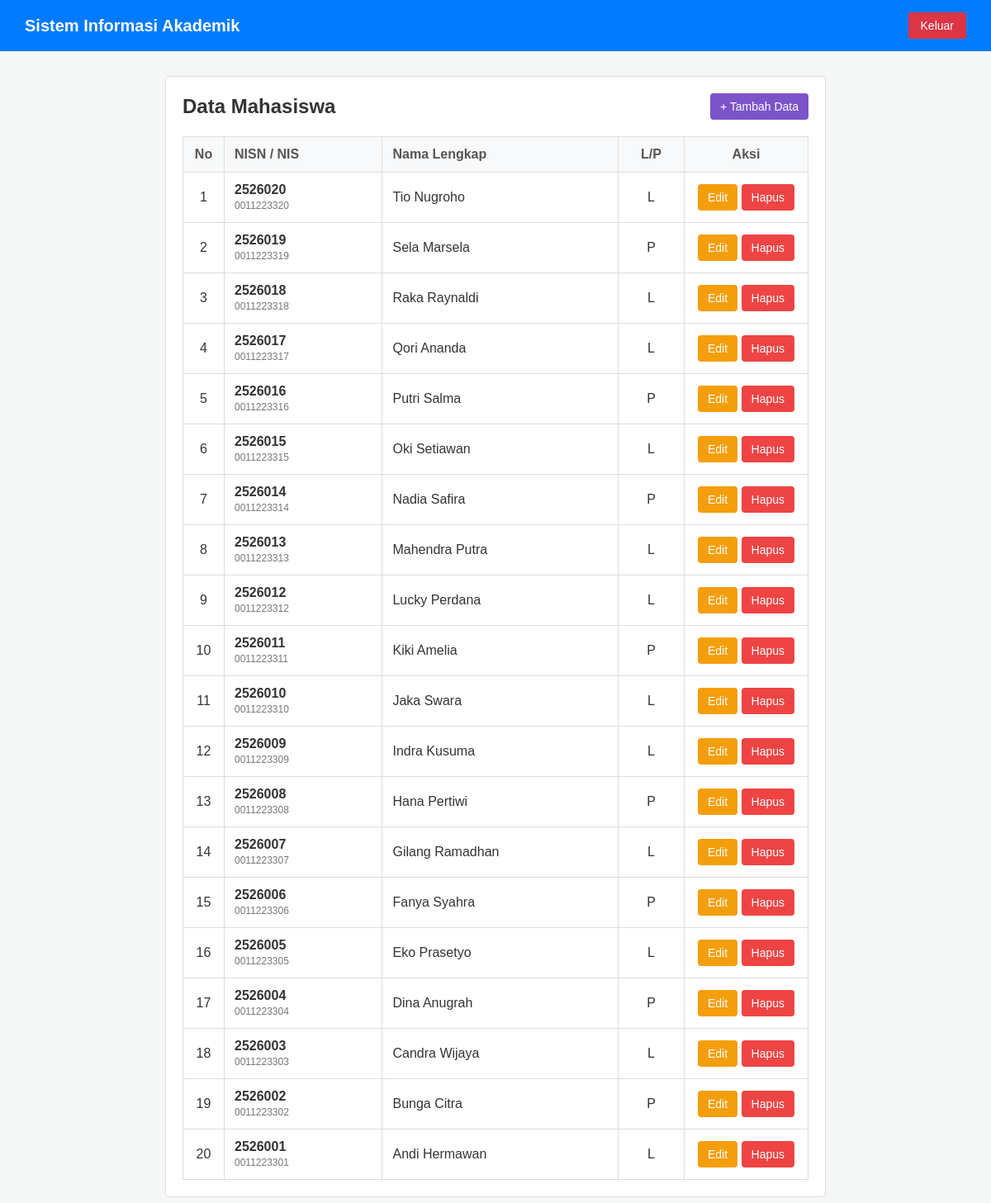
/mahasiswa.php (signed in), run on the app's committed database.
### tables this page shows
CREATE TABLE `m_siswa` (
  `id_siswa` int(11) NOT NULL,
  `id_user` int(11) DEFAULT NULL,
  `nisn` char(10) NOT NULL,
  `nis` varchar(20) DEFAULT NULL,
  `nama_lengkap` varchar(150) NOT NULL,
  `jenis_kelamin` enum('L','P') DEFAULT NULL,
  `tempat_lahir` varchar(50) DEFAULT NULL,
  `tgl_lahir` date DEFAULT NULL,
  `alamat_jalan` text DEFAULT NULL,
  `id_wilayah` char(10) DEFAULT NULL,
  `nama_ayah` varchar(100) DEFAULT NULL,
  `nik_ayah` char(16) DEFAULT NULL,
  `nama_ibu` varchar(100) DEFAULT NULL,
  `nik_ibu` char(16) DEFAULT NULL,
  `no_hp_ortu` varchar(20) DEFAULT NULL,
  `no_ijazah_smp` varchar(50) DEFAULT NULL,
  `penerima_kps_kip` tinyint(1) DEFAULT 0,
  `alat_transportasi` enum('Jalan Kaki','Motor','Mobil','Angkutan Umum','Jemputan') DEFAULT NULL,
  `jarak_ke_sekolah_km` decimal(5,2) DEFAULT NULL,
  `koordinat_rumah` varchar(100) DEFAULT NULL,
  `deleted_at` timestamp NULL DEFAULT NULL
);

### mahasiswa.php (the view, shortened to what this page needs)
<?php
include 'koneksi.php';
$query = "SELECT id_siswa, nis, nisn, nama_lengkap, jenis_kelamin FROM m_siswa ORDER BY id_siswa DESC";
$result = mysqli_query($koneksi, $query);
?>
<!DOCTYPE html>
<html lang="id">
<head>
</head>
<body>
    <div class="navbar">
        <h2>Sistem Informasi Akademik</h2>
        <a href="keluar.php" class="btn-logout">Keluar</a>
    </div>
    <main class="container">
        <div class="header-title">
            <h2>Data Mahasiswa</h2>
            <a href="tambah_mahasiswa.php" class="btn btn-add">+ Tambah Data</a>
        </div>
        <table>
            <thead>
                <tr>
                    <th class="text-center" style="width: 50px;">No</th>
                    <th>NISN / NIS</th>
                    <th>Nama Lengkap</th>
                    <th class="text-center" style="width: 80px;">L/P</th>
                    <th class="text-center" style="width: 150px;">Aksi</th>
                </tr>
            </thead>
            <tbody>
                <?php
                $no = 1;
                if(mysqli_num_rows($result) > 0) {
                    while($row = mysqli_fetch_assoc($result)) {
                ?>
                <tr>
                    <td class="text-center"><?php echo $no++; ?></td>
                    <td>
                        <strong><?php echo htmlspecialchars($row['nis']); ?></strong><br>
                        <span class="text-muted"><?php echo htmlspecialchars($row['nisn']); ?></span>
                    </td>
                    <td><?php echo htmlspecialchars($row['nama_lengkap']); ?></td>
                    <td class="text-center"><?php echo htmlspecialchars($row['jenis_kelamin']); ?></td>
                    <td class="text-center">
                        <a href="edit_mahasiswa.php?id=<?php echo $row['id_siswa']; ?>" class="btn btn-edit">Edit</a>
                        <a href="hapus_mahasiswa.php?id=<?php echo $row['id_siswa']; ?>" onclick="return confirm('Yakin ingin hapus?');" class="btn btn-delete">Hapus</a>
                    </td>
                </tr>
                <?php
                    }
                } else {
                ?>
                <tr>
                    <td colspan="5" class="text-center" style="padding: 20px; color: #888;">Belum ada data mahasiswa.</td>
                </tr>
                <?php } ?>
            </tbody>
        </table>
    </main>
</body>
</html>

### mahasiswa.php (style rules this page uses)
* { box-sizing: border-box; margin: 0; padding: 0; }
body { font-family: Arial, sans-serif; background-color: #f4f7f6; color: #333; }
.navbar { background-color: #007BFF; color: white; padding: 15px 30px; display: flex; justify-content: space-between; align-items: center; }
.navbar h2 { margin: 0; font-size: 20px; }
.btn-logout { background-color: #dc3545; color: white; text-decoration: none; padding: 8px 15px; border-radius: 3px; font-size: 14px; }
.container { max-width: 800px; margin: 30px auto; background: #fff; padding: 20px; border: 1px solid #ddd; border-radius: 5px; }
.header-title { display: flex; justify-content: space-between; align-items: center; margin-bottom: 20px; }
.header-title h2 { font-size: 24px; }
.btn { text-decoration: none; padding: 8px 12px; border-radius: 4px; color: white; font-size: 14px; display: inline-block; }
.btn-add { background-color: #7c53c9; }
.btn-edit { background-color: #f59e0b; }
.btn-delete { background-color: #ef4444; }
table { width: 100%; border-collapse: collapse; margin-top: 10px; }
table, th, td { border: 1px solid #ddd; }
th, td { padding: 12px; text-align: left; }
th { background-color: #f8f9fa; color: #555; }
.text-center { text-align: center; }
.text-muted { color: #777; font-size: 12px; }

### data on the page
m_siswa: nis "2526020", nisn "0011223320", nama_lengkap "Tio Nugroho", jenis_kelamin "L"
m_siswa: nis "2526019", nisn "0011223319", nama_lengkap "Sela Marsela", jenis_kelamin "P"
m_siswa: nis "2526018", nisn "0011223318", nama_lengkap "Raka Raynaldi", jenis_kelamin "L"
m_siswa: nis "2526017", nisn "0011223317", nama_lengkap "Qori Ananda", jenis_kelamin "L"
m_siswa: nis "2526016", nisn "0011223316", nama_lengkap "Putri Salma", jenis_kelamin "P"
m_siswa: nis "2526015", nisn "0011223315", nama_lengkap "Oki Setiawan", jenis_kelamin "L"
m_siswa: nis "2526014", nisn "0011223314", nama_lengkap "Nadia Safira", jenis_kelamin "P"
m_siswa: nis "2526013", nisn "0011223313", nama_lengkap "Mahendra Putra", jenis_kelamin "L"
m_siswa: nis "2526012", nisn "0011223312", nama_lengkap "Lucky Perdana", jenis_kelamin "L"
m_siswa: nis "2526011", nisn "0011223311", nama_lengkap "Kiki Amelia", jenis_kelamin "P"
m_siswa: nis "2526010", nisn "0011223310", nama_lengkap "Jaka Swara", jenis_kelamin "L"
m_siswa: nis "2526009", nisn "0011223309", nama_lengkap "Indra Kusuma", jenis_kelamin "L"
m_siswa: nis "2526008", nisn "0011223308", nama_lengkap "Hana Pertiwi", jenis_kelamin "P"
m_siswa: nis "2526007", nisn "0011223307", nama_lengkap "Gilang Ramadhan", jenis_kelamin "L"
m_siswa: nis "2526006", nisn "0011223306", nama_lengkap "Fanya Syahra", jenis_kelamin "P"
m_siswa: nis "2526005", nisn "0011223305", nama_lengkap "Eko Prasetyo", jenis_kelamin "L"
m_siswa: nis "2526004", nisn "0011223304", nama_lengkap "Dina Anugrah", jenis_kelamin "P"
m_siswa: nis "2526003", nisn "0011223303", nama_lengkap "Candra Wijaya", jenis_kelamin "L"
m_siswa: nis "2526002", nisn "0011223302", nama_lengkap "Bunga Citra", jenis_kelamin "P"
m_siswa: nis "2526001", nisn "0011223301", nama_lengkap "Andi Hermawan", jenis_kelamin "L"
